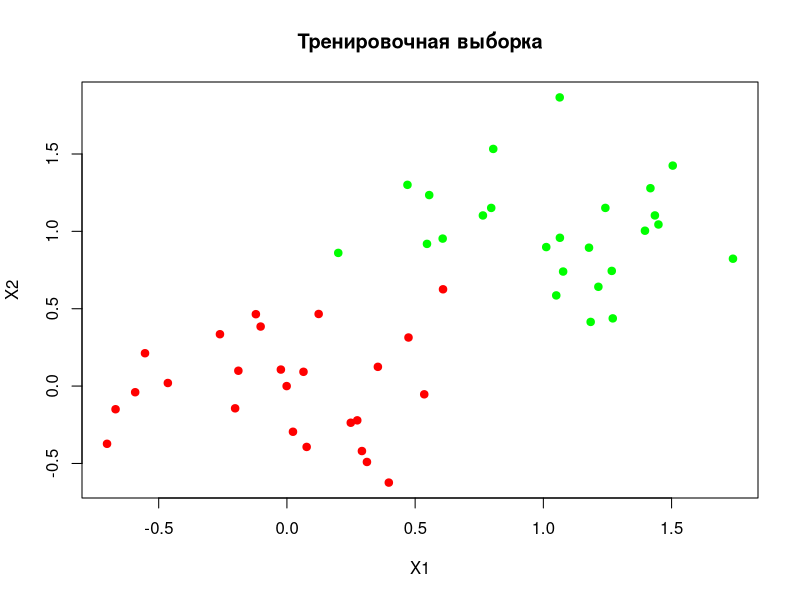
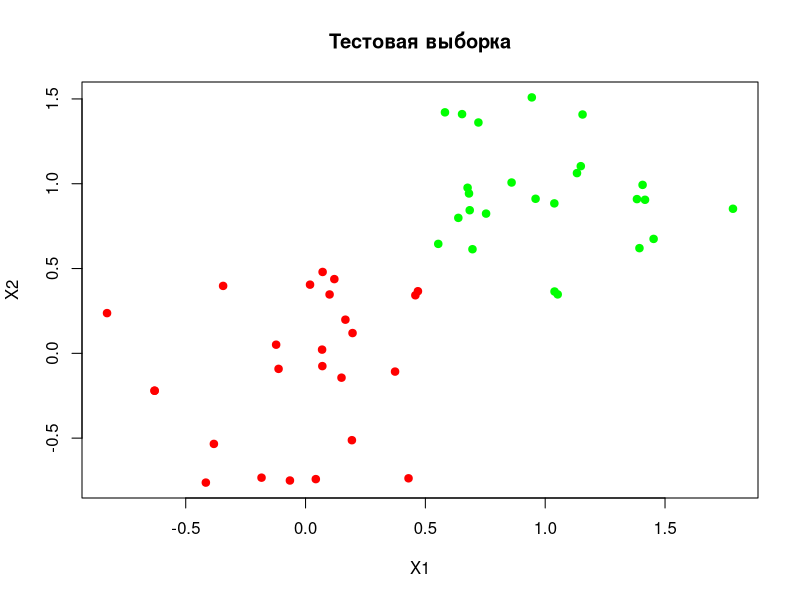
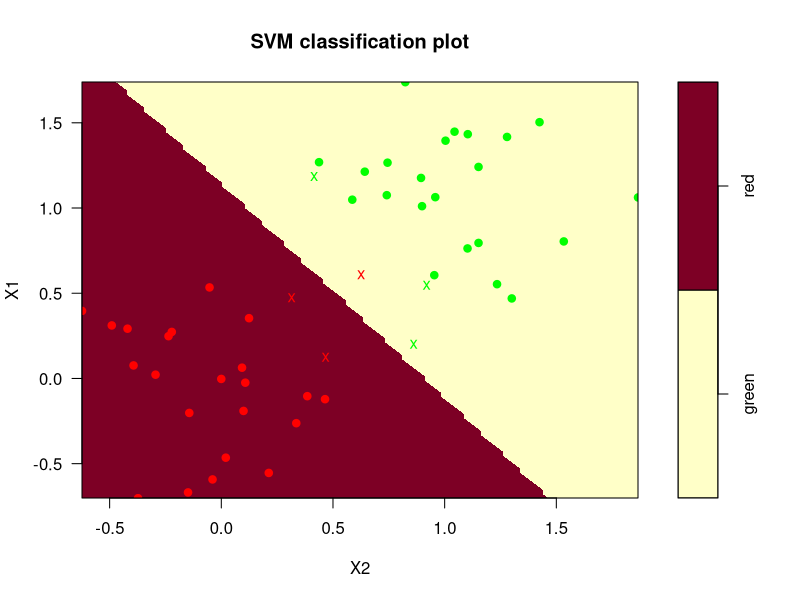
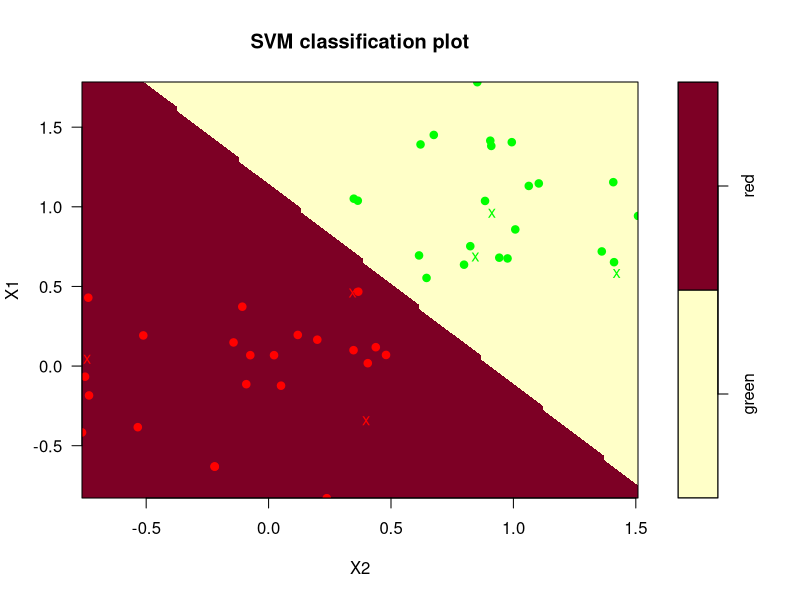

Here is the R script that generated these plots, in order:
library(e1071)

data_train <- read.table(
  "data/svmdata2.txt",
  sep = "\t",
  header = TRUE,
  stringsAsFactors = TRUE
)

data_test <- read.table(
  "data/svmdata2test.txt",
  sep = "\t",
  header = TRUE,
  stringsAsFactors = TRUE
)

# Raw data scatter plot
plot(
  x = data_train$X1,
  y = data_train$X2,
  
  col = as.character(data_train$Color),
  type = "p",
  pch = 19,
  
  xlab = "X1",
  ylab = "X2",
  main = "Тренировочная выборка"
)

plot(
  x = data_test$X1,
  y = data_test$X2,
  
  col = as.character(data_test$Color),
  type = "p",
  pch = 19,
  
  xlab = "X1",
  ylab = "X2",
  main = "Тестовая выборка"
)

# Find optimal C for train data
cat("Train data\n")
train_accuracy <- c()

for (c in 1:30) {
  svm_model <- svm(
    Color ~ X1 + X2,
    data = data_train,
    type = "C-classification",
    cost = c,
    kernel = "linear"
  )
  
  pred <- predict(svm_model, data_train)
  current_accuracy <- sum(pred == data_train$Color) / nrow(data_train) * 100
  train_accuracy <- append(train_accuracy, current_accuracy)
  
  cat("C =", c, "Accuracy:", current_accuracy, "% \n")
}

optimal_train_c <- which.max(train_accuracy)
cat("Optimal C for train data: ", optimal_train_c, "\n")

svm_model <- svm(
  Color ~ X1 + X2,
  data = data_train,
  type = "C-classification",
  cost = optimal_train_c,
  kernel = "linear"
)

plot(
  svm_model,
  data_train,
  
  grid = 100,
  dataSymbol = '●',
  svSymbol = 'x',
  symbolPalette = c("green", "red"),
)

# Find optimal C for test data
cat("Test data\n")
test_accuracy <- c()

for (c in 1:30) {
  svm_model <- svm(
    Color ~ X1 + X2,
    data = data_train,
    type = "C-classification",
    cost = c,
    kernel = "linear"
  )
  
  pred <- predict(svm_model, data_test)
  current_accuracy <- sum(pred == data_test$Color) / nrow(data_test) * 100
  test_accuracy <- append(test_accuracy, current_accuracy)
  
  cat("C =", c, "Accuracy:", current_accuracy, "% \n")
}

optimal_test_c <- which.max(test_accuracy)
cat("Optimal C for train data: ", optimal_test_c, "\n")

svm_model <- svm(
  Color ~ X1 + X2,
  data = data_train,
  type = "C-classification",
  cost = optimal_test_c,
  kernel = "linear"
)

plot(
  svm_model,
  data_test,
  
  grid = 100,
  dataSymbol = '●',
  svSymbol = 'x',
  symbolPalette = c("green", "red"),
)

